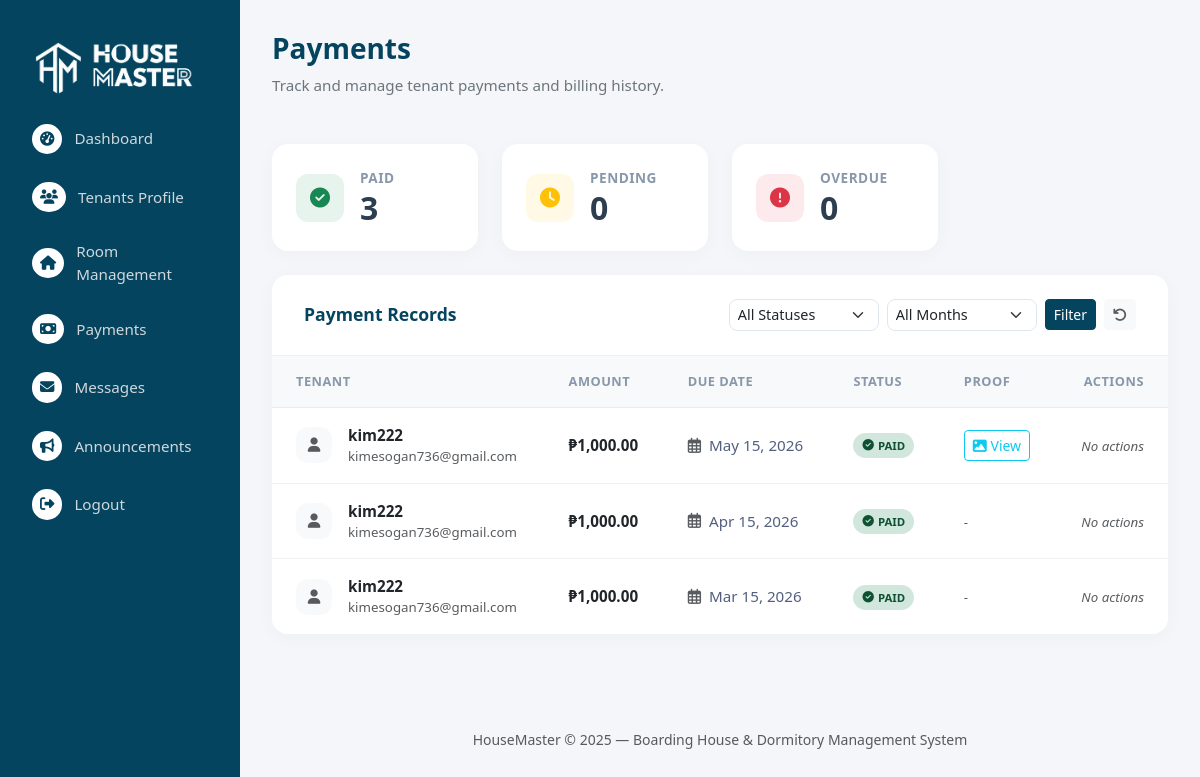
/admin/payments.php (signed in), run on the app's committed database.
### tables this page shows
CREATE TABLE `payments` (
  `id` int(11) NOT NULL,
  `tenant_id` int(11) NOT NULL,
  `admin_id` int(11) NOT NULL,
  `boarding_code` varchar(20) DEFAULT NULL,
  `amount` decimal(10,2) NOT NULL,
  `due_date` date NOT NULL,
  `status` enum('pending','paid') DEFAULT 'pending',
  `payment_proof` varchar(255) DEFAULT NULL,
  `created_at` timestamp NOT NULL DEFAULT current_timestamp()
);

CREATE TABLE `tenants` (
  `id` int(11) NOT NULL,
  `fullname` varchar(100) NOT NULL,
  `email` varchar(100) NOT NULL,
  `password` varchar(255) NOT NULL,
  `age` int(11) DEFAULT NULL,
  `phone` varchar(20) DEFAULT NULL,
  `start_boarding_date` date DEFAULT NULL,
  `emergency_contact_person` varchar(100) DEFAULT NULL,
  `emergency_contact_phone` varchar(20) DEFAULT NULL,
  `reset_token` varchar(64) DEFAULT NULL,
  `reset_token_expires_at` datetime DEFAULT NULL,
  `status` enum('active','pending','inactive','unassigned') DEFAULT 'unassigned',
  `created_at` timestamp NOT NULL DEFAULT current_timestamp(),
  `boarding_code` varchar(20) DEFAULT NULL,
  `admin_id` int(11) DEFAULT NULL,
  `requested_room_id` int(11) DEFAULT NULL,
  `last_announcement_view` timestamp NULL DEFAULT NULL
);

### admin/payments.php (the view, shortened to what this page needs)
<?php
require_once 'header.php';
$admin_id = $_SESSION['admin_id'];
$counts_stmt = $conn->prepare("
    SELECT
        p.status,
        COUNT(p.id) as count
    FROM payments p
    JOIN tenants t ON p.tenant_id = t.id
    WHERE t.admin_id = ?
    GROUP BY p.status
");
$counts_stmt->bind_param("i", $admin_id);
$counts_stmt->execute();
$counts_result = $counts_stmt->get_result();
$payment_counts = ['paid' => 0, 'pending' => 0, 'total' => 0];
while ($row_count = $counts_result->fetch_assoc()) {
    if (isset($payment_counts[$row_count['status']])) {
        $payment_counts[$row_count['status']] = $row_count['count'];
    }
    $payment_counts['total'] += $row_count['count'];
}
$overdue_stmt = $conn->prepare("SELECT COUNT(p.id) as count FROM payments p JOIN tenants t ON p.tenant_id = t.id WHERE t.admin_id = ? AND p.status = 'pending' AND p.due_date < CURDATE()");
$overdue_stmt->bind_param("i", $admin_id);
$overdue_stmt->execute();
$payment_counts['overdue'] = $overdue_stmt->get_result()->fetch_assoc()['count'];
$sql = "
    SELECT p.id, p.amount, p.due_date, p.status, p.payment_proof, t.id AS tenant_id, t.fullname AS tenant_name, t.email AS tenant_email
    FROM payments p
    JOIN tenants t ON p.tenant_id = t.id
    WHERE t.admin_id = ?
";
$params = [$admin_id];
$types = "i";
$sql .= " ORDER BY p.due_date DESC";
$stmt = $conn->prepare($sql);
$stmt->bind_param($types, ...$params);
$stmt->execute();
$result = $stmt->get_result();
?>
<!DOCTYPE html>
<html lang="en">
<head>
  <link rel="stylesheet" href="https://cdn.jsdelivr.net/npm/bootstrap@5.3.2/dist/css/bootstrap.min.css">
  <link rel="stylesheet" href="https://cdnjs.cloudflare.com/ajax/libs/font-awesome/6.5.0/css/all.min.css">
  <link rel="stylesheet" href="side.css">
  <link rel="stylesheet" href="main.css">
</head>
<body>
  <?php include("navbar.php"); ?>
  <div class="main">
    <div class="page-header">
        <h3 class="page-title">Payments
        </h3>
        <p class="page-subtitle">Track and manage tenant payments and billing history.</p>
    </div>
    <div class="row g-4 mb-4">
        <div class="col-md-6 col-xl-3">
            <div class="stat-card">
                <div class="card-body d-flex align-items-center">
                    <div class="icon-circle bg-green-soft me-3">
                        <i class="fas fa-check-circle"></i>
                    </div>
                    <div>
                        <span class="stat-label d-block">Paid</span>
                        <h3 class="stat-value"><?php echo $payment_counts['paid']; ?></h3>
                    </div>
                </div>
            </div>
        </div>
        <div class="col-md-6 col-xl-3">
            <div class="stat-card">
                <div class="card-body d-flex align-items-center">
                    <div class="icon-circle bg-yellow-soft me-3">
                        <i class="fas fa-clock"></i>
                    </div>
                    <div>
                        <span class="stat-label d-block">Pending</span>
                        <h3 class="stat-value"><?php echo $payment_counts['pending']; ?></h3>
                    </div>
                </div>
            </div>
        </div>
        <div class="col-md-6 col-xl-3">
            <div class="stat-card">
                <div class="card-body d-flex align-items-center">
                    <div class="icon-circle bg-red-soft me-3">
                        <i class="fas fa-exclamation-circle"></i>
                    </div>
                    <div>
                        <span class="stat-label d-block">Overdue</span>
                        <h3 class="stat-value"><?php echo $payment_counts['overdue']; ?></h3>
                    </div>
                </div>
            </div>
        </div>
    </div>
    <div class="content-card">
      <div class="content-card-header">
        <h5 class="card-title-text">Payment Records</h5>
        <form method="GET" class="d-flex gap-2 align-items-center">
            <select name="status" class="form-select form-select-sm" style="width: 150px;">
                <option value="">All Statuses</option>
            </select>
            <select name="month" class="form-select form-select-sm" style="width: 150px;">
                <option value="">All Months</option>
            </select>
            <button type="submit" class="btn btn-sm btn-primary">Filter</button>
            <a href="payments.php" class="btn btn-sm btn-light text-muted" title="Reset"><i class="fas fa-undo"></i></a>
        </form>
      </div>
      <div class="table-responsive">
        <table class="table mb-0">
          <thead>
            <tr>
              <th>Tenant</th>
              <th>Amount</th>
              <th>Due Date</th>
              <th>Status</th>
              <th>Proof</th>
              <th class="text-end">Actions</th>
            </tr>
          </thead>
          <tbody>
            <?php if ($result->num_rows > 0): ?>
              <?php while ($row = $result->fetch_assoc()): ?>
                <tr>
                  <td>
                      <div class="d-flex align-items-center">
                          <div class="icon-circle bg-light text-muted me-3" style="width: 36px; height: 36px; font-size: 0.9rem; margin-bottom: 0;">
                              <i class="fas fa-user"></i>
                          </div>
                          <div>
                              <div class="fw-bold text-dark"><?php echo htmlspecialchars($row['tenant_name']); ?></div>
                              <div class="small text-muted"><?php echo htmlspecialchars($row['tenant_email']); ?></div>
                          </div>
                      </div>
                  </td>
                  <td class="fw-bold text-dark">₱<?php echo number_format($row['amount'], 2); ?></td>
                  <td>
                      <div class="d-flex align-items-center">
                          <i class="far fa-calendar-alt text-muted me-2"></i>
                          <?php echo date("M d, Y", strtotime($row['due_date'])); ?>
                      </div>
                  </td>
                  <td>
                    <?php
                        $payment_status = $row['status'];
                        $display_status = ucfirst($payment_status);
                        $badge_class = 'badge-pending';
                        $icon = 'clock';
                        if ($payment_status == 'paid') {
                            $badge_class = 'badge-paid';
                            $icon = 'check-circle';
                        } elseif ($payment_status == 'pending' && strtotime($row['due_date']) < time()) {
                            $display_status = 'Overdue';
                            $badge_class = 'badge-overdue';
                            $icon = 'exclamation-circle';
                        }
                    ?>
                    <span class="status-badge <?php echo $badge_class; ?>">
                      <i class="fas fa-<?php echo $icon; ?> me-1"></i> <?php echo $display_status; ?>
                    </span>
                  </td>
                  <td>
                      <?php if (!empty($row['payment_proof'])): ?>
                          <a href="../assets/uploads/payment_proofs/<?php echo htmlspecialchars($row['payment_proof']); ?>" target="_blank" class="btn btn-sm btn-outline-info" title="View Proof">
                              <i class="fas fa-image"></i> View
                          </a>
                      <?php else: ?>
                          <span class="text-muted small">-</span>
                      <?php endif; ?>
                  </td>
                  <td class="text-end">
                    <?php if ($row['status'] == 'pending' && !in_array($account_status, ['pending', 'restricted'])): ?>
                        <form method="POST" class="d-inline" onsubmit="return confirm('Mark this payment as paid?')">
                            <input type="hidden" name="payment_id" value="<?php echo $row['id']; ?>">
                            <button type="submit" name="mark_as_paid" class="btn-icon btn-mark-paid" title="Mark as Paid">
                                <i class="fas fa-check"></i>
                            </button>
                        </form>
                        <div class="d-inline-block dropdown">
                            <button type="button" class="btn-icon btn-notify dropdown-toggle" data-bs-toggle="dropdown" aria-expanded="false" title="Send Reminder">
                                <i class="fas fa-bell"></i>
                            </button>
                            <ul class="dropdown-menu dropdown-menu-end">
                                <?php
                                    $today = new DateTime();
                                    $dueDate = new DateTime($row['due_date']);
                                    $days_remaining = (int)$today->diff($dueDate)->format('%r%a');
                                    $amount_formatted = number_format($row['amount']);
                                    $due_date_formatted = date("M d, Y", strtotime($row['due_date']));
                                    $message_template = "Hi " . htmlspecialchars($row['tenant_name']) . ", this is a reminder for your payment of ₱" . $amount_formatted . " due on " . $due_date_formatted . ". Thank you. - HouseMaster";
                                ?>
                                <li><a class="dropdown-item" href="send_manual_sms.php?<?php echo http_build_query(array_merge($_GET, ['tenant_id' => $row['tenant_id'], 'days_remaining' => $days_remaining])); ?>" onclick="return confirm('Send an SMS payment reminder to this tenant?')"><i class="fas fa-comment-sms fa-fw me-2"></i>Via SMS</a></li>
                                <li><a class="dropdown-item" href="send_email_reminder.php?<?php echo http_build_query(array_merge($_GET, ['tenant_id' => $row['tenant_id']])); ?>" onclick="return confirm('Send an email payment reminder to this tenant?')"><i class="fas fa-envelope fa-fw me-2"></i>Via Email</a></li>
                                <li>
                                    <form action="send_platform_message.php" method="POST" onsubmit="return confirm('Send this platform message reminder?');" style="display: inline;">
                                        <input type="hidden" name="tenant_id" value="<?php echo $row['tenant_id']; ?>">
                                        <input type="hidden" name="message" value="<?php echo htmlspecialchars($message_template); ?>">
                                        <input type="hidden" name="redirect_url" value="<?php echo htmlspecialchars($_SERVER['REQUEST_URI']); ?>">
                                        <button type="submit" class="dropdown-item">
                                            <i class="fas fa-paper-plane fa-fw me-2"></i>Via Platform
                                        </button>
                                    </form>
                                </li>
                            </ul>
                        </div>
                    <?php else: ?>
                      <span class="text-muted small fst-italic">No actions</span>
                    <?php endif; ?>
                  </td>
                </tr>
              <?php endwhile; ?>
            <?php else: ?>
              <tr><td colspan="6" class="text-center py-5 text-muted">No payments found matching your criteria.</td></tr>
            <?php endif; ?>
          </tbody>
        </table>
      </div>
    </div>
    <footer class="mt-5 text-center text-muted small">HouseMaster © 2025 — Boarding House & Dormitory Management System</footer>
  </div>
</body>
</html>

### data on the page
payments: tenant.fullname "kim222", tenant.email "kimesogan736@gmail.com", amount "1,000.00", due_date "May 15, 2026", status "PAID", shows "No actions"
payments: tenant.fullname "kim222", tenant.email "kimesogan736@gmail.com", amount "1,000.00", due_date "Apr 15, 2026", status "PAID", shows "No actions"
payments: tenant.fullname "kim222", tenant.email "kimesogan736@gmail.com", amount "1,000.00", due_date "Mar 15, 2026", status "PAID", shows "No actions"

### other printed values
$payment_counts['paid'] "3"
$payment_counts['pending'] "0"
$payment_counts['overdue'] "0"
